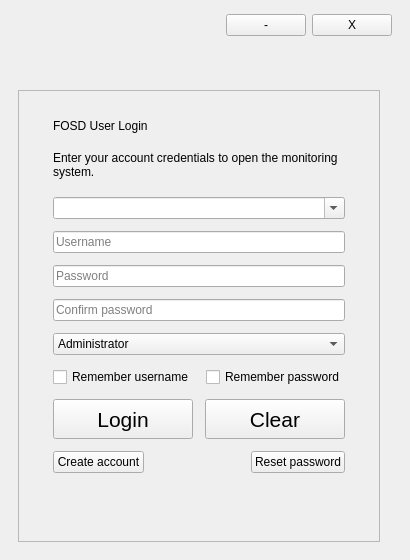
<?xml version="1.0" encoding="UTF-8"?>
<ui version="4.0">
 <class>loginwindow</class>
 <widget class="QMainWindow" name="loginwindow">
  <property name="geometry">
   <rect>
    <x>0</x>
    <y>0</y>
    <width>396</width>
    <height>560</height>
   </rect>
  </property>
  <property name="windowTitle">
   <string>FOSD Login</string>
  </property>
  <widget class="QWidget" name="centralWidget">
   <layout class="QGridLayout" name="gridLayout">
    <property name="leftMargin">
     <number>18</number>
    </property>
    <property name="topMargin">
     <number>14</number>
    </property>
    <property name="rightMargin">
     <number>18</number>
    </property>
    <property name="bottomMargin">
     <number>18</number>
    </property>
    <item row="0" column="0" colspan="3">
     <layout class="QHBoxLayout" name="titleBarLayout">
      <item>
       <spacer name="titleBarSpacer">
        <property name="orientation">
         <enum>Qt::Horizontal</enum>
        </property>
        <property name="sizeHint" stdset="0">
         <size>
          <width>40</width>
          <height>20</height>
         </size>
        </property>
       </spacer>
      </item>
      <item>
       <widget class="QPushButton" name="btn_Min">
        <property name="text">
         <string>-</string>
        </property>
       </widget>
      </item>
      <item>
       <widget class="QPushButton" name="btn_Close">
        <property name="text">
         <string>X</string>
        </property>
       </widget>
      </item>
     </layout>
    </item>
    <item row="2" column="0">
     <widget class="QFrame" name="authFrame">
      <property name="frameShape">
       <enum>QFrame::StyledPanel</enum>
      </property>
      <property name="frameShadow">
       <enum>QFrame::Raised</enum>
      </property>
      <layout class="QVBoxLayout" name="authLayout">
       <property name="spacing">
        <number>12</number>
       </property>
       <property name="leftMargin">
        <number>34</number>
       </property>
       <property name="topMargin">
        <number>28</number>
       </property>
       <property name="rightMargin">
        <number>34</number>
       </property>
       <property name="bottomMargin">
        <number>28</number>
       </property>
       <item>
        <widget class="QLabel" name="label_Title">
         <property name="text">
          <string>FOSD User Login</string>
         </property>
        </widget>
       </item>
       <item>
        <widget class="QLabel" name="label_Hint">
         <property name="minimumSize">
          <size>
           <width>0</width>
           <height>40</height>
          </size>
         </property>
         <property name="maximumSize">
          <size>
           <width>16777215</width>
           <height>40</height>
          </size>
         </property>
         <property name="text">
          <string>Enter your account credentials to open the monitoring system.</string>
         </property>
         <property name="wordWrap">
          <bool>true</bool>
         </property>
        </widget>
       </item>
       <item>
        <widget class="QComboBox" name="comboBox">
         <property name="editable">
          <bool>true</bool>
         </property>
        </widget>
       </item>
       <item>
        <widget class="QLineEdit" name="edit_Username">
         <property name="placeholderText">
          <string>Username</string>
         </property>
        </widget>
       </item>
       <item>
        <widget class="QLineEdit" name="edit_Password">
         <property name="echoMode">
          <enum>QLineEdit::Password</enum>
         </property>
         <property name="placeholderText">
          <string>Password</string>
         </property>
        </widget>
       </item>
       <item>
        <widget class="QLineEdit" name="edit_ConfirmPassword">
         <property name="echoMode">
          <enum>QLineEdit::Password</enum>
         </property>
         <property name="placeholderText">
          <string>Confirm password</string>
         </property>
        </widget>
       </item>
       <item>
        <widget class="QComboBox" name="cbox_Privilege">
         <item>
          <property name="text">
           <string>Administrator</string>
          </property>
         </item>
         <item>
          <property name="text">
           <string>Operator</string>
          </property>
         </item>
         <item>
          <property name="text">
           <string>Guest</string>
          </property>
         </item>
        </widget>
       </item>
       <item>
        <layout class="QHBoxLayout" name="rememberLayout">
         <item>
          <widget class="QCheckBox" name="check_RemName">
           <property name="text">
            <string>Remember username</string>
           </property>
          </widget>
         </item>
         <item>
          <widget class="QCheckBox" name="check_RemPass">
           <property name="text">
            <string>Remember password</string>
           </property>
          </widget>
         </item>
        </layout>
       </item>
       <item>
        <layout class="QHBoxLayout" name="actionLayout">
         <item>
          <widget class="QPushButton" name="btn_Login">
           <property name="minimumSize">
            <size>
             <width>45</width>
             <height>40</height>
            </size>
           </property>
           <property name="maximumSize">
            <size>
             <width>16777215</width>
             <height>40</height>
            </size>
           </property>
           <property name="font">
            <font>
             <family>Arial</family>
             <pointsize>16</pointsize>
            </font>
           </property>
           <property name="text">
            <string>Login</string>
           </property>
          </widget>
         </item>
         <item>
          <widget class="QPushButton" name="btn_Clear">
           <property name="minimumSize">
            <size>
             <width>0</width>
             <height>40</height>
            </size>
           </property>
           <property name="maximumSize">
            <size>
             <width>16777215</width>
             <height>40</height>
            </size>
           </property>
           <property name="font">
            <font>
             <family>Arial</family>
             <pointsize>16</pointsize>
            </font>
           </property>
           <property name="text">
            <string>Clear</string>
           </property>
          </widget>
         </item>
        </layout>
       </item>
       <item>
        <layout class="QHBoxLayout" name="modeLayout">
         <item>
          <widget class="QPushButton" name="btn_Register">
           <property name="text">
            <string>Create account</string>
           </property>
          </widget>
         </item>
         <item>
          <spacer name="modeSpacer">
           <property name="orientation">
            <enum>Qt::Horizontal</enum>
           </property>
           <property name="sizeHint" stdset="0">
            <size>
             <width>40</width>
             <height>20</height>
            </size>
           </property>
          </spacer>
         </item>
         <item>
          <widget class="QPushButton" name="btn_Forget">
           <property name="text">
            <string>Reset password</string>
           </property>
          </widget>
         </item>
        </layout>
       </item>
       <item>
        <spacer name="verticalSpacer_2">
         <property name="orientation">
          <enum>Qt::Vertical</enum>
         </property>
         <property name="sizeHint" stdset="0">
          <size>
           <width>20</width>
           <height>40</height>
          </size>
         </property>
        </spacer>
       </item>
      </layout>
     </widget>
    </item>
    <item row="1" column="0">
     <spacer name="verticalSpacer">
      <property name="orientation">
       <enum>Qt::Vertical</enum>
      </property>
      <property name="sizeHint" stdset="0">
       <size>
        <width>20</width>
        <height>40</height>
       </size>
      </property>
     </spacer>
    </item>
   </layout>
  </widget>
 </widget>
 <resources/>
 <connections/>
</ui>
